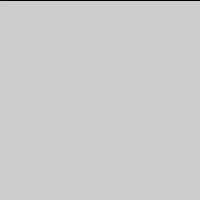
Frame 1 (no input)
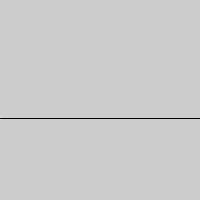
Frame 60 (the mouse pressed at the canvas centre just before this capture)
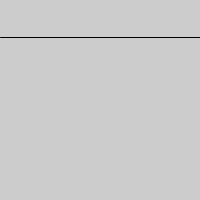
Frame 120 (the mouse held since frame 60 and released just before this capture)

The Processing sketch that drew these frames (run headless with seeded random() and noise(); from frame 60 on, the mouse is pressed at the canvas centre):

// Processing sketch: LAustinPP2_2_F21
// ── LAustinPP2_2_F21.pde
int x;
int y;

void setup() {
  size(200,200);

}

void draw() {
  background(204);
    line(0, y, 200 ,y);
  y = y +1 ;

  if (y > 200) {
   y=0;
  }
  
    y = y + 1;
  }
   
